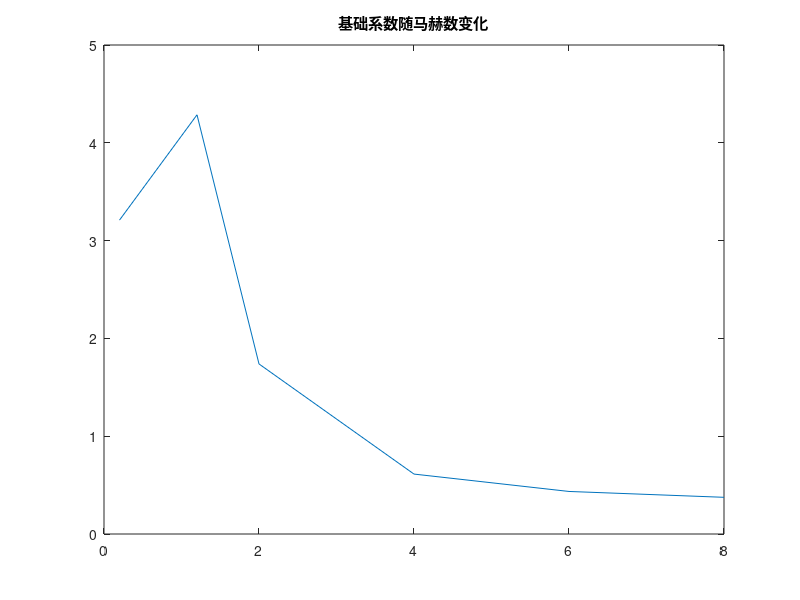

Here is the MATLAB script that generated this plot: (Note: this script raises an error after producing the figure.)
clear
clc
close all
i=1;

for Ma=[0.2 1.2 2 4 6 8]
    if Ma < 0.1
        Ma = 0.1;  % 避免除零
    end
    CN =0.3+ 0.6*Ma^2 ./ (1 + 0.8*Ma^4) + 4.0 ./ sqrt(1 + (Ma^2 - 1).^2);

    ma(i)=Ma;
    cn(i)=CN;
    i=i+1;
end
figure(1)
plot(ma,cn)
title('基础系数随马赫数变化')


rho = 0.86;

S=3.2;

beta=0;
cg_cf = 0.5;
dx = 0;
dy = 0;
dz = 0;
rudder_rate = 1;
j=1;
for Ma=[0.2 1.2 2 4 6 8]
    V = Ma*340;
    CN = cn(j);
    CA0 = 0.02 *CN;
    k   = 0.3 *CN;
    i=1;
    for alpha=-30/57.3:0.01:30/57.3
        beta = 0;
        CD = -(CA0 + k * (alpha * alpha + beta * beta))  *0.5*rho*V*V*S;
        CL = CN * alpha*0.5*rho*V*V*S;
        CZ = -CN * beta * 0.5*rho*V*V*S;
        
        l = - CN*dx*cg_cf * 0.05;
        m = -CL*cg_cf - CN*dz*cg_cf*rudder_rate;
        n = CZ*cg_cf - CN*dy*cg_cf*rudder_rate;

        A(i) = alpha*57.3;
        L(i) = CL;
        D(i) = -CD;
        Z(i) = CZ;
        Cl(i) = l;
        Cm(i) = m;
        Cn(i) = n;
        i=i+1;
    end
    
    leg(j) = string(Ma);
    figure(2)
    plot(A,L./D)
    title('升阻比曲线')
    legend(leg)
    hold on
    figure(3)
    plot(A,L)
    title('升力系数曲线')
    legend(leg)
    hold on
    figure(4)
    plot(A,D)
    title('阻力系数曲线')
    legend(leg)
    hold on
    figure(5)
    plot(A,Z)
    title('侧力系数曲线')
    legend(leg)
    hold on
    figure(6)
    plot(A,Cl)
    title('滚转力矩系数曲线')
    legend(leg)
    hold on
    figure(7)
    plot(A,Cm)
    title('俯仰力矩系数曲线')
    legend(leg)
    hold on
    figure(8)
    plot(A,Cn)
    title('偏航力矩系数曲线')
    legend(leg)
    hold on
    
    j=j+1;
end
